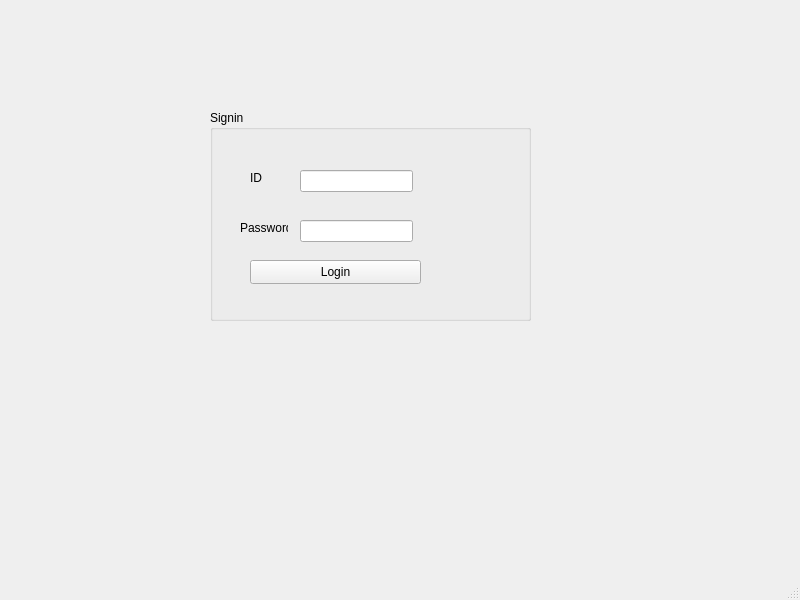
<?xml version="1.0" encoding="UTF-8"?>
<ui version="4.0">
 <class>MainWindow</class>
 <widget class="QMainWindow" name="MainWindow">
  <property name="geometry">
   <rect>
    <x>0</x>
    <y>0</y>
    <width>800</width>
    <height>600</height>
   </rect>
  </property>
  <property name="windowTitle">
   <string>MainWindow</string>
  </property>
  <widget class="QWidget" name="centralwidget">
   <widget class="QGroupBox" name="groupBox">
    <property name="geometry">
     <rect>
      <x>210</x>
      <y>110</y>
      <width>321</width>
      <height>211</height>
     </rect>
    </property>
    <property name="title">
     <string>Signin</string>
    </property>
    <widget class="QLabel" name="label">
     <property name="geometry">
      <rect>
       <x>40</x>
       <y>60</y>
       <width>48</width>
       <height>16</height>
      </rect>
     </property>
     <property name="text">
      <string>ID</string>
     </property>
    </widget>
    <widget class="QLabel" name="label_2">
     <property name="geometry">
      <rect>
       <x>30</x>
       <y>110</y>
       <width>48</width>
       <height>16</height>
      </rect>
     </property>
     <property name="text">
      <string>Password</string>
     </property>
    </widget>
    <widget class="QLineEdit" name="lineEdit_ID">
     <property name="geometry">
      <rect>
       <x>90</x>
       <y>60</y>
       <width>113</width>
       <height>22</height>
      </rect>
     </property>
    </widget>
    <widget class="QLineEdit" name="lineEdit_2_password">
     <property name="geometry">
      <rect>
       <x>90</x>
       <y>110</y>
       <width>113</width>
       <height>22</height>
      </rect>
     </property>
    </widget>
    <widget class="QPushButton" name="pushButton_login">
     <property name="geometry">
      <rect>
       <x>40</x>
       <y>150</y>
       <width>171</width>
       <height>24</height>
      </rect>
     </property>
     <property name="text">
      <string>Login</string>
     </property>
    </widget>
   </widget>
  </widget>
  <widget class="QMenuBar" name="menubar">
   <property name="geometry">
    <rect>
     <x>0</x>
     <y>0</y>
     <width>800</width>
     <height>22</height>
    </rect>
   </property>
  </widget>
  <widget class="QStatusBar" name="statusbar"/>
 </widget>
 <resources/>
 <connections/>
</ui>
